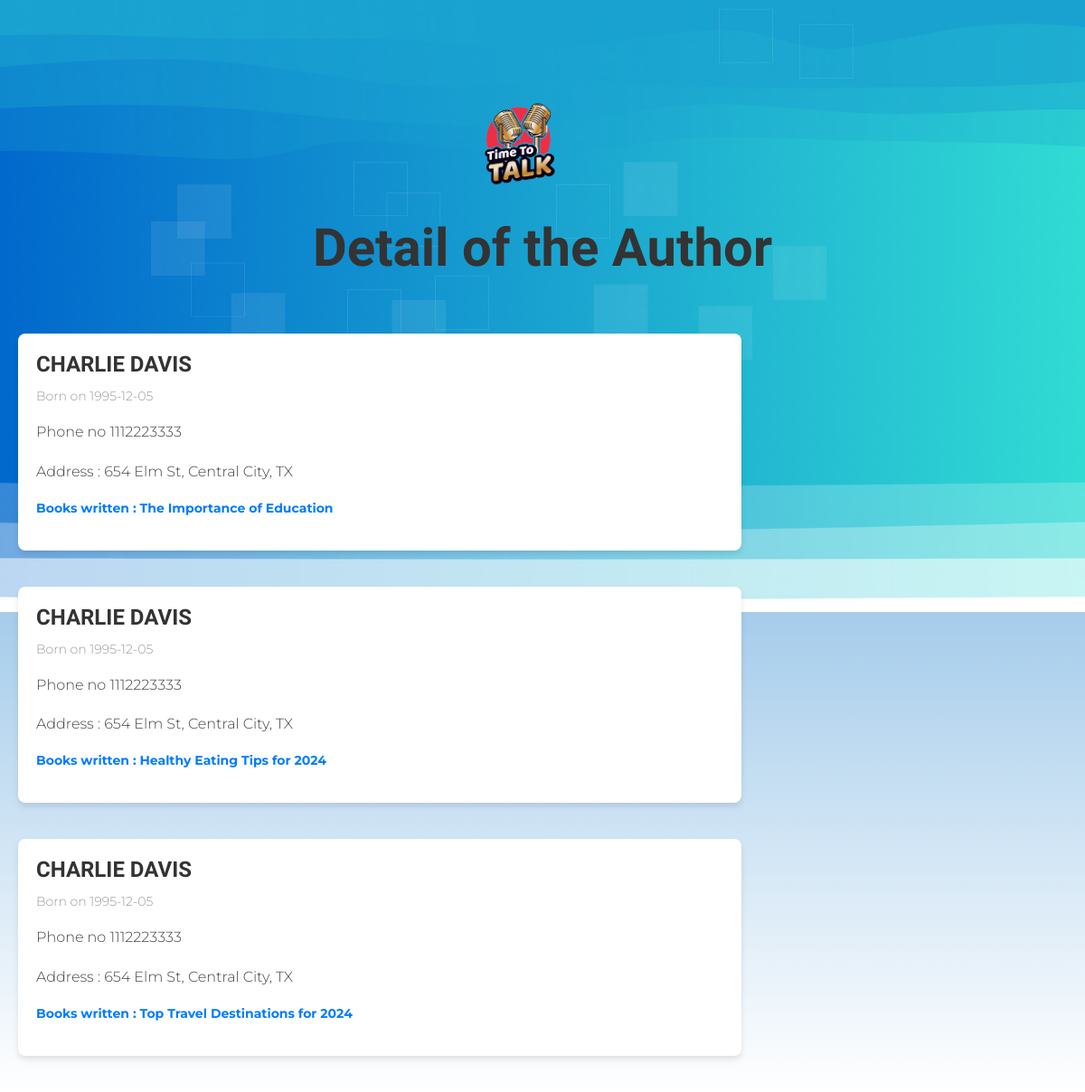
Screenshot of /author.php?author=Charlie with the database file from the repository.
### tables this page shows
CREATE TABLE IF NOT EXISTS `article` (
  `id` int NOT NULL AUTO_INCREMENT,
  `title` varchar(50) NOT NULL,
  `content` text NOT NULL,
  `date_pub` date DEFAULT NULL,
  `category_id` int DEFAULT NULL,
  `author_id` int DEFAULT NULL,
  PRIMARY KEY (`id`),
  KEY `category_id` (`category_id`),
  KEY `author_id` (`author_id`)
);

CREATE TABLE IF NOT EXISTS `author` (
  `id` int NOT NULL AUTO_INCREMENT,
  `firstname` varchar(100) NOT NULL,
  `lastname` varchar(100) NOT NULL,
  `dob` date DEFAULT NULL,
  `phone` bigint DEFAULT NULL,
  `address` text,
  PRIMARY KEY (`id`)
);

### author.php (called while the page is built)
<?php
require_once('./Models/Database.class.php');
require_once('./Models/Article.class.php');
$modelArticle = new Article;
if (isset($_GET['author'])) {
    $authorDetails = $modelArticle->getAuthor($_GET['author']);
}
require_once('./Views/author.php');

### Models/Database.class.php (called while the page is built, shortened)
<?php
abstract class Database
{
    public function __construct()
    {
        $this->db = new PDO("mysql:host=localhost;dbname=blog;charset=utf8", "root", '');
    }
}

### Models/Article.class.php (called while the page is built, shortened)
<?php
class Article extends Database
{
    protected $base = "SELECT article.*, author.id , author.phone, author.address, author.dob, CONCAT(author.firstname, ' ', author.lastname) AS author , category.id, category.name AS category
    FROM article
    LEFT JOIN author ON article.author_id = author.id
    LEFT JOIN category ON article.category_id = category.id ";
    public function getAuthor($author)
    {
        $request = $this->db->prepare($this->base . "WHERE LOWER(author.firstname)  LIKE :author OR LOWER(author.lastname)  LIKE :author");
        $authorParam = '%' . strtolower($author) . '%';
        $request->bindParam(':author', $authorParam, PDO::PARAM_STR);
        $request->execute();
        $data = $request->fetchAll(PDO::FETCH_ASSOC);
        return $data;
    }
}

### Views/author.php (the view, shortened to what this page needs)
<!DOCTYPE html>
<html lang="en">
<head>
    <link rel="stylesheet" href="Assets/style.css">
    <link rel="stylesheet" href="https://cdnjs.cloudflare.com/ajax/libs/font-awesome/6.0.0-beta3/css/all.min.css" />
    <link rel="stylesheet" href="./Assets/css/bootstrap.min.css">
    <link rel="stylesheet" href="./Assets/css/bootstrap-icons.css">
    <link rel="stylesheet" href="./Assets/css/owl.carousel.min.css">
    <link rel="stylesheet" href="./Assets/css/owl.theme.default.min.css">
    <link href="./Assets/css/templatemo-pod-talk.css" rel="stylesheet">
</head>
<body>
    <section class="hero-section">
        <div class="container">
            <a class="navbar-brand me-lg-5 me-0" href="index.php">
                <img src="images/pod-talk-logo.png" class="logo-image img-fluid" alt="templatemo pod talk">
            </a>
        </div>
        <h1 class="title"> Detail of the Author</h1>
        <?php if (!empty($authorDetails)): ?>
            <div class="article-grid-detail">
                <?php foreach ($authorDetails as $authorDetail) : ?>
                    <div class="article-card">
                        <h2 class="article-title"><?= strtoupper($authorDetail['author']); ?></h2>
                        <p class="article-meta">
                            <span class="article-date">Born on <?= $authorDetail['dob']; ?></span>
                        </p>
                        <p class="article-content">Phone no <?= $authorDetail['phone']; ?></p>
                        <p class="article-content">Address : <?= $authorDetail['address']; ?></p>
                        <p class="article-category">Books written : <?= $authorDetail['title']; ?></p>
                    </div>
                <?php endforeach; ?>
            <?php else : ?>
                <h1 class="recordError"> No Records Found</h1>
            <?php endif ?>
    </section>
</body>
</html>

### Assets/style.css (style rules this page uses)
body, h1, h3, p, form { margin: 0; padding: 0; box-sizing: border-box; }
body { font-family: Arial, sans-serif; line-height: 1.6; background-color: #f4f4f4; color: #333; padding: 0; margin: 0; }
.title { text-align: center; color: #333; margin: 20px 0; }
.article-card { background-color: #fff; border-radius: 8px; box-shadow: 0 4px 6px rgba(0, 0, 0, 0.1); overflow: hidden; padding: 15px; width: 300px; transition: transform 0.3s ease, box-shadow 0.3s ease; }
.article-title { font-size: 18px; color: #333; margin-bottom: 10px; }
.article-date, .article-author { font-size: 14px; color: #666; }
body, h1, h2, p { margin: 0; padding: 0; box-sizing: border-box; }
.article-grid-detail { display: flex; flex-direction: column; align-items: center; padding: 20px; }
.article-card { background-color: #fff; border-radius: 8px; box-shadow: 0 4px 6px rgba(0, 0, 0, 0.1); overflow: hidden; padding: 20px; width: 80%; max-width: 800px; margin: 20px 0; }
.article-title { font-size: 24px; color: #333; margin-bottom: 10px; }
.article-meta { font-size: 14px; color: #666; margin-bottom: 15px; }
.article-author, .article-date { display: inline; }
.article-date { color: #999; }
.article-content { font-size: 16px; line-height: 1.8; color: #444; margin-bottom: 15px; }
.article-category { font-size: 14px; color: #007bff; font-weight: bold; }
.article-grid-detail { display: flex; flex-direction: row; flex-wrap: wrap; }

### Assets/css/templatemo-pod-talk.css (style rules this page uses)
:root { --white-color: #ffffff; --primary-color: #00cc99; --secondary-color: #0066cc; --section-bg-color: #f0f8ff; --custom-btn-bg-color: #0066cc; --custom-btn-bg-hover-color: #00cc99; --dark-color: #000000; --p-color: #717275; --border-color: #7fffd4; --link-hover-color: #0066cc; --body-font-family: "Montserrat", sans-serif; --title-font-family: "Sono", sans-serif; --h1-font-size: 58px; --h2-font-size: 46px; --h3-font-size: 32px; --h4-font-size: 28px; --h5-font-size: 24px; --h6-font-size: 22px; --p-font-size: 16px; --menu-font-size: 14px; --border-radius-large: 100px; --border-radius-medium: 20px; --border-radius-small: 10px; --font-weight-light: 300; --font-weight-normal: 400; --font-weight-medium: 500; --font-weight-semibold: 600; --font-weight-bold: 700; }
body { background-color: var(--white-color); font-family: var(--body-font-family); }
h2, h3, h4, h5, h6 { color: var(--dark-color); }
h1, h2, h3, h4, h5, h6 { font-family: var(--title-font-family); font-weight: var(--font-weight-semibold); }
h1 { font-size: var(--h1-font-size); font-weight: var(--font-weight-bold); }
h2 { font-size: var(--h2-font-size); font-weight: var(--font-weight-bold); }
p { color: var(--p-color); font-size: var(--p-font-size); font-weight: var(--font-weight-light); }
a, button { touch-action: manipulation; transition: all 0.3s; }
a { display: inline-block; color: var(--primary-color); text-decoration: none; }
.logo-image { width: 120px; height: auto; }
.navbar-brand, .navbar-brand:hover { font-size: var(--h3-font-size); font-weight: var(--font-weight-bold); display: flex; justify-content: center; }
.hero-section { background-image: url("../images/templatemo-wave-banner.jpg"), linear-gradient(#348cd2, #ffffff); background-repeat: no-repeat; background-size: 108% 76%; background-position: top; padding-top: 100px; }
@media screen and (max-width: 1240px) { .hero-section { background-size: 116%; } }

### rows the page displays
article: author "CHARLIE DAVIS", author.dob "1995-12-05", author.phone "1112223333", author.address "654 Elm St, Central City, TX", title "The Importance of Education"
article: author "CHARLIE DAVIS", author.dob "1995-12-05", author.phone "1112223333", author.address "654 Elm St, Central City, TX", title "Healthy Eating Tips for 2024"
article: author "CHARLIE DAVIS", author.dob "1995-12-05", author.phone "1112223333", author.address "654 Elm St, Central City, TX", title "Top Travel Destinations for 2024"
